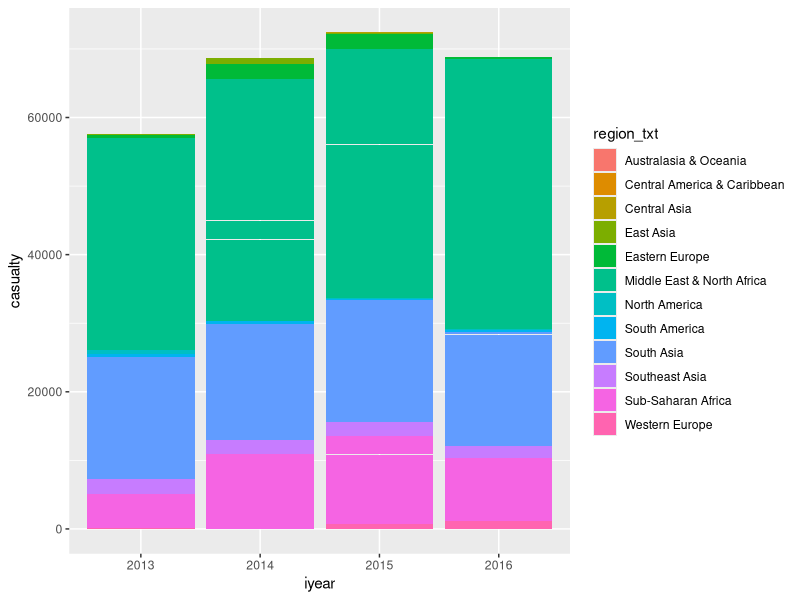
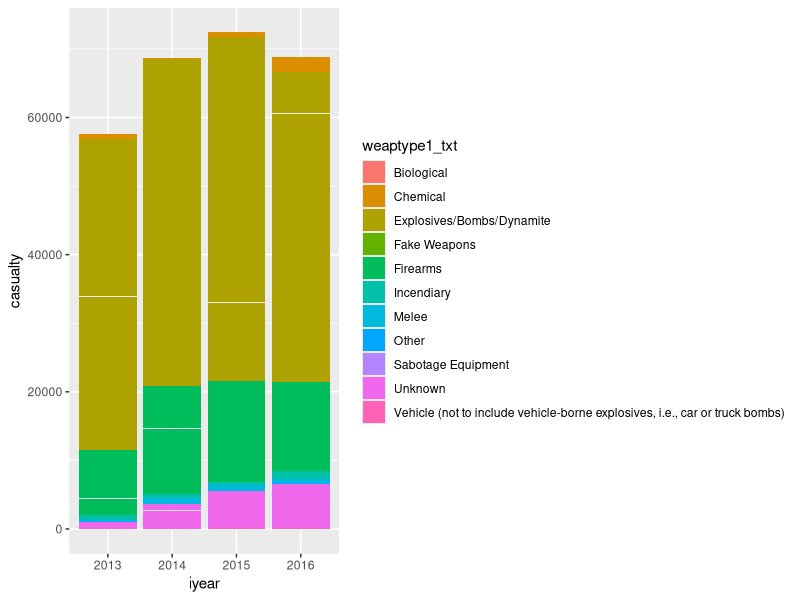
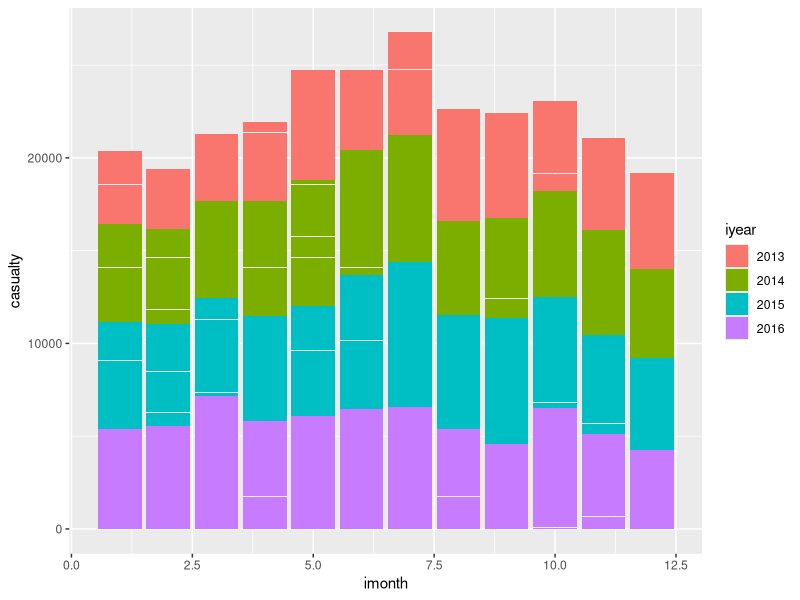
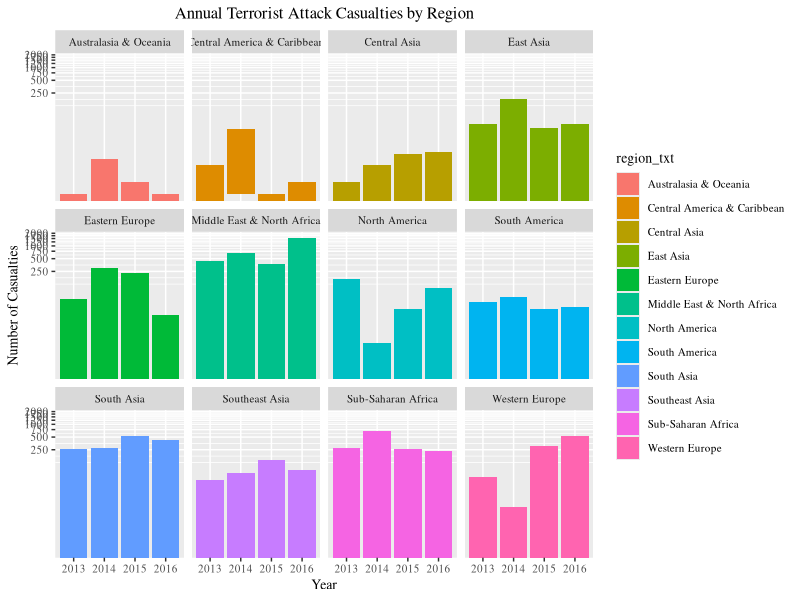
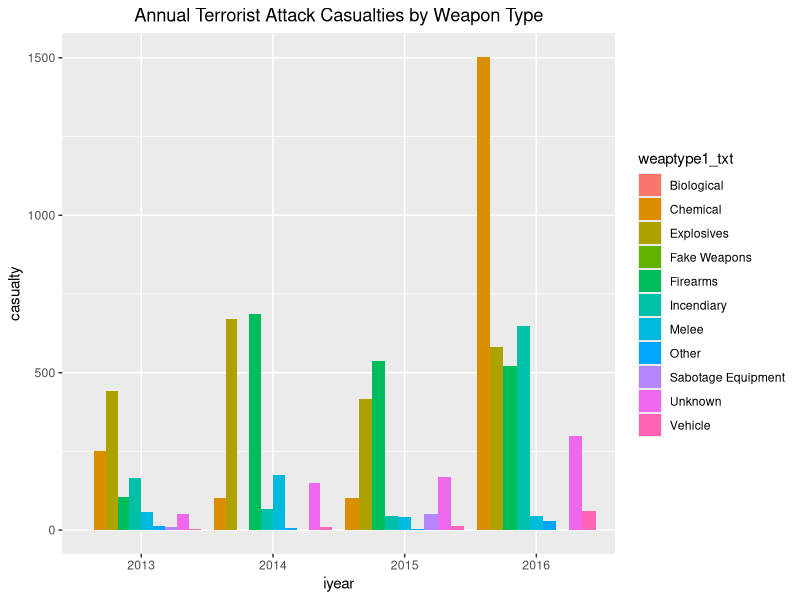
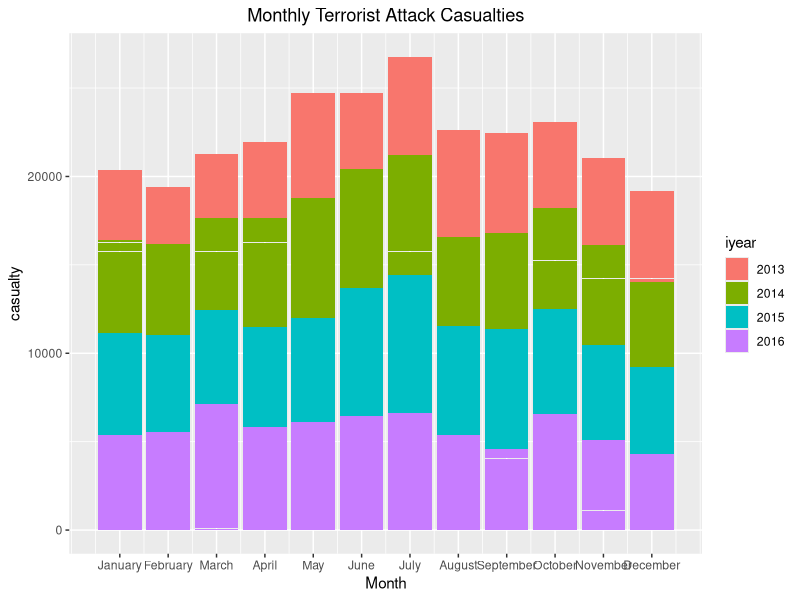
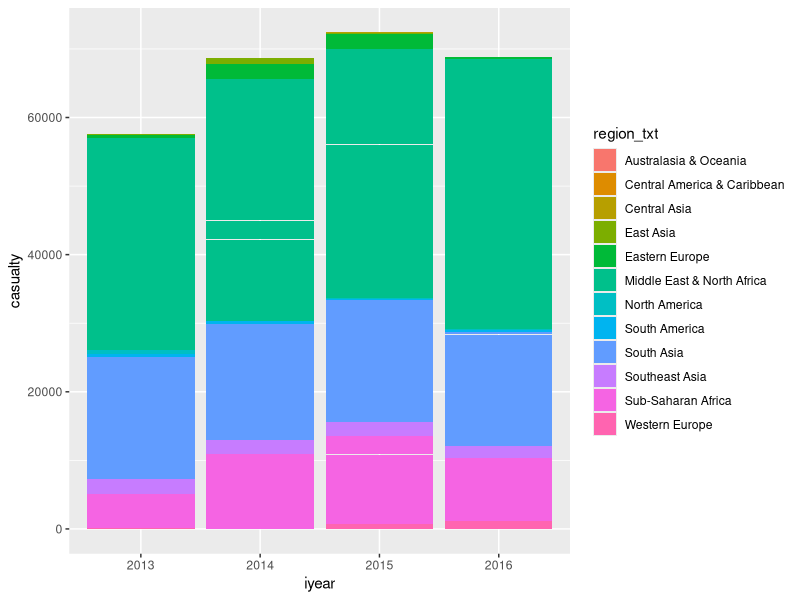
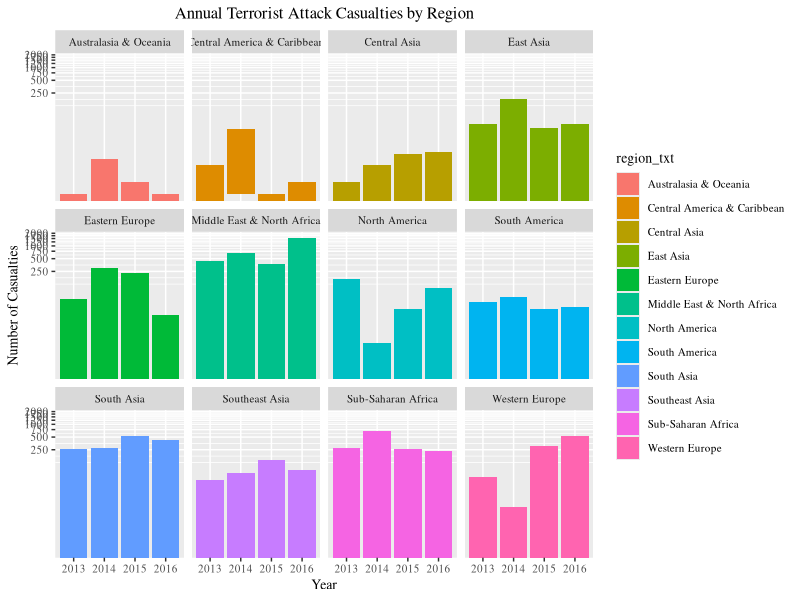

Generate these figures, in order, with R:
## ---- chunk 1
library(dplyr)
library(ggplot2)
library(tidyr)
library(tidyverse)
library(reshape2)
library(readxl)
library(RColorBrewer)

terrorism <- read_excel("terrorism.xlsx")
my.terrorism <- terrorism

my.terrorism$iyear <- as.factor(my.terrorism$iyear)
my.terrorism$imonth <- as.numeric(my.terrorism$imonth)
my.terrorism$attacktype1 <- as.numeric(my.terrorism$attacktype1)
my.terrorism$attacktype1_txt <- as.factor(my.terrorism$attacktype1_txt)

my.terrorism$weaptype1_txt <- as.factor(my.terrorism$weaptype1_txt)


my.terrorism$attacktype1b <- my.terrorism$attacktype1
levels(my.terrorism$attacktype1b) <- c("assassination", "armed.assault", "bombing.explosion", "hijacking", "hostage.barricade", "hostage.kidnapping", "facility.attack", "unarmed.assault", "unknown" )
my.terrorism$attacktype1b <- as.factor(my.terrorism$attacktype1b)
my.terrorism$attack.ID <- 1:nrow(my.terrorism)
my.terrorism$casualty <- my.terrorism$nkill + my.terrorism$nwound
my.terrorism$casualty <- as.numeric(my.terrorism$casualty)


attack.means <- summarize(group_by(my.terrorism, attacktype1b, iyear), mean = mean(casualty, na.rm = TRUE))
attack.means

## ---- chunk 2
Graph.1a <- ggplot(my.terrorism, aes(x = iyear, y = casualty, fill = region_txt))+geom_bar(stat = "identity")
Graph.1a
## ---- chunk 3
Graph.2a <- ggplot(my.terrorism, aes(x = iyear, y = casualty, fill = weaptype1_txt))+geom_bar(stat = "identity")
Graph.2a

## ---- chunk 4
Graph.3a <- ggplot(my.terrorism, aes(x = imonth, y = casualty, fill = iyear))+geom_bar(stat = "identity")
Graph.3a

## ---- chunk 5
levels(my.terrorism$iyear)
levels(my.terrorism$iyear) <- c("2013", "2014", "2015", "2016")
my.terrorism$iyear = factor(my.terrorism$iyear, levels = c("2013", "2014", "2015", "2016"))
levels(my.terrorism$iyear)


Graph.1b <- ggplot(my.terrorism, aes(x = iyear, y = casualty, fill = region_txt))+geom_bar(name = "Region", stat = "identity", position = "dodge") +xlab("Year")+ylab("Number of Casualties")+ scale_y_log10(breaks = seq(0, 2000, 250)) + scale_color_brewer(palette = "Set1", name = "Iris species") + theme(text = element_text(family = "serif", size = 10))+ggtitle("Annual Terrorist Attack Casualties by Region") + theme(plot.title = element_text(hjust = 0.5))+facet_wrap(~region_txt)

Graph.1b 
## ---- chunk 6
levels(my.terrorism$weaptype1_txt)

levels(my.terrorism$weaptype1_txt) <- c("Biological", "Chemical", "Explosives", "Fake Weapons", "Firearms", "Incendiary", "Melee", "Other", "Sabotage Equipment", "Unknown", "Vehicle")
levels(my.terrorism$weaptype1_txt)

Graph.2b <- ggplot(my.terrorism, aes(x = iyear, y = casualty, fill = weaptype1_txt))+geom_bar(stat = "identity", position = "dodge") +ggtitle("Annual Terrorist Attack Casualties by Weapon Type") + theme(plot.title = element_text(hjust = 0.5))

Graph.2b

## ---- chunk 7
Graph.3b <- ggplot(my.terrorism, aes(x = imonth, y = casualty, fill = iyear))+geom_histogram(stat = "identity", binwidth = 1)+scale_x_continuous(name = "Month", breaks = 1:12, labels = month.name)+ggtitle("Monthly Terrorist Attack Casualties") + theme(plot.title = element_text(hjust = 0.5))

Graph.3b

## ---- chunk 8
pdf("day7_homework.pdf")
print(Graph.1a)
print(Graph.1b)
print(Graph.2a)
print(Graph.2b)
print(Graph.3a)
print(Graph.3b)
dev.off()
